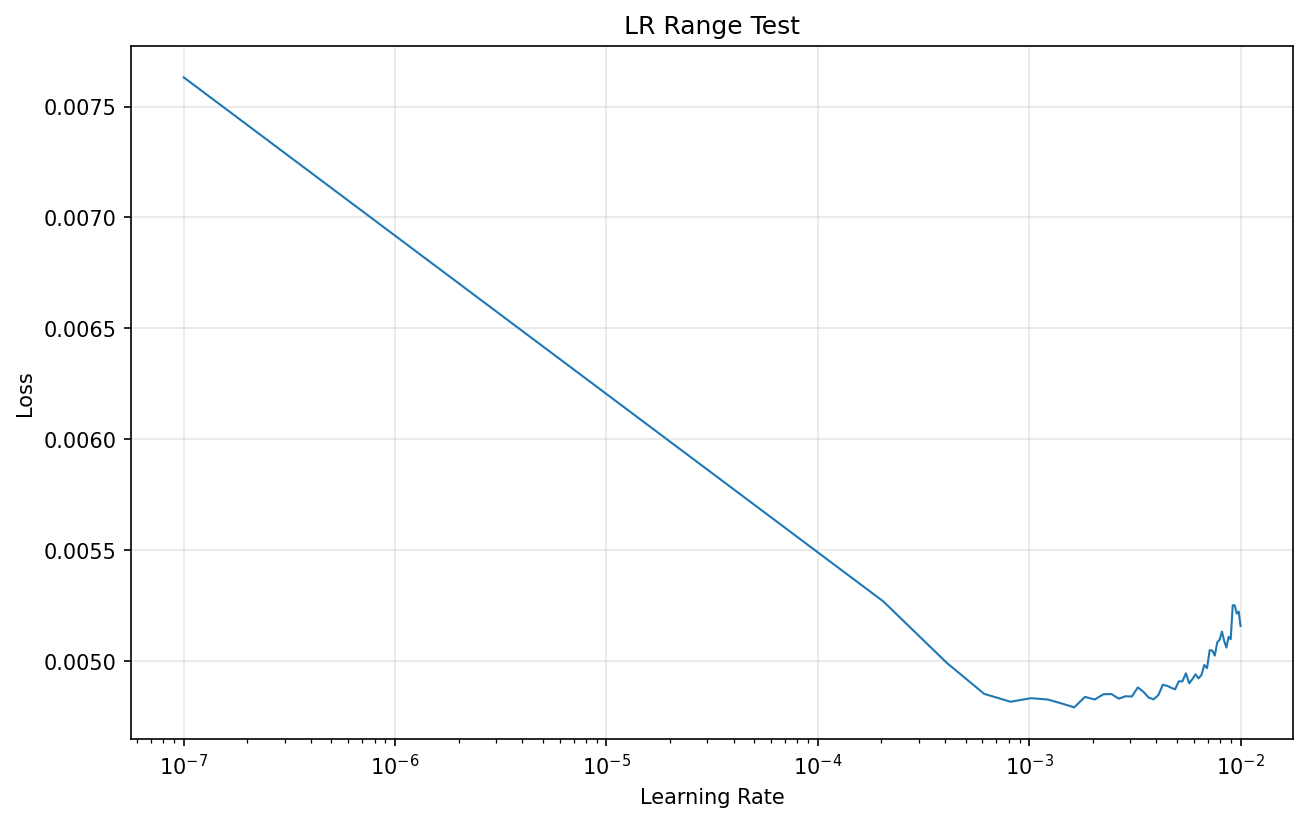

Python code for this plot:
"""LR Range Test 脚本

对指定模型和数据执行 LR Range Test：
- 学习率从 min_lr 线性递增至 max_lr
- 全量数据作为一个 batch，每个 step 训练一次
- 记录每个 step 的学习率与全量平均 loss
- 绘制 lr-loss 曲线图
- 不保存模型
"""

import argparse
import os
import sys
from typing import List, Tuple

import torch
import torch.nn as nn
import torch.optim as optim

# 添加项目根目录到路径
sys.path.insert(0, os.path.join(os.path.dirname(__file__), '..'))

from ai.base_model import BaseModel
from ai.sample_loader import SampleLoader


# 模型注册表：名称 -> 模型类
MODEL_REGISTRY = {
    "cnn_v2": None,  # 延迟导入，在 load_model 中设置
}


def _get_model_registry():
    """获取模型注册表（延迟导入）"""
    from ai.models.cnn_v2 import CNNV2Model
    return {
        "cnn_v2": CNNV2Model,
    }


def load_model(model_name: str, device: torch.device) -> BaseModel:
    """根据名称加载模型实例（fresh=True，不加载已有参数）

    Args:
        model_name: 模型名称
        device: 目标设备

    Returns:
        模型实例（已移至指定设备）

    Raises:
        ValueError: 不支持的模型名称
    """
    registry = _get_model_registry()
    if model_name not in registry:
        raise ValueError(
            f"不支持的模型名称: '{model_name}'，"
            f"可选值: {list(registry.keys())}"
        )
    model_cls = registry[model_name]
    model = model_cls(fresh=True)
    if model.network is not None:
        model.network.to(device)
    return model


def _get_input_converter(model: BaseModel):
    """获取模型对应的输入转换函数

    Args:
        model: 模型实例

    Returns:
        输入转换函数，或 None（FC 模型无需转换）
    """
    # CNN 模型有 _vector_to_tensor 方法
    if hasattr(model, '_vector_to_tensor'):
        def convert_inputs(inputs: list) -> torch.Tensor:
            """将批量 226 维向量转换为 CNN 输入张量 (N, 3, 15, 15)"""
            batch = [model._vector_to_tensor(v) for v in inputs]
            return torch.cat(batch, dim=0)
        return convert_inputs
    return None


def load_data(data_path: str, sample_loader: SampleLoader) -> Tuple[torch.Tensor, torch.Tensor, torch.Tensor]:
    """加载训练数据并转换为张量

    Args:
        data_path: 数据文件或目录路径
        sample_loader: SampleLoader 实例

    Returns:
        (inputs, targets, masks) 张量三元组

    Raises:
        FileNotFoundError: 数据路径不存在
    """
    if not os.path.exists(data_path):
        raise FileNotFoundError(f"数据路径不存在: {data_path}")

    if os.path.isfile(data_path):
        # 单个 json 文件
        sample_data = sample_loader.load_merge_file(data_path)
    else:
        # 目录：扫描并加载
        sample_data = sample_loader.discover_and_load(data_path)

    if not sample_data:
        raise ValueError(f"数据为空: {data_path}")

    return sample_loader.prepare_tensors(sample_data)


def run_lr_range_test(
    model_name: str,
    data_path: str,
    epochs: int = 100,
    min_lr: float = 1e-7,
    max_lr: float = 1e-1,
    device: torch.device = None
) -> Tuple[List[float], List[float]]:
    """执行 LR Range Test

    Args:
        model_name: 模型名称
        data_path: 数据文件或目录路径
        epochs: 总 step 数
        min_lr: 起始学习率
        max_lr: 终止学习率
        device: 训练设备，None 则自动检测

    Returns:
        (lrs, losses): 学习率列表和对应 loss 列表
    """
    # 获取设备
    if device is None:
        from ai.base_trainer import get_device
        device = get_device()

    # 创建模型
    model = load_model(model_name, device)

    # 加载数据
    sample_loader = SampleLoader(
        device=device,
        input_converter=_get_input_converter(model)
    )
    inputs, targets, masks = load_data(data_path, sample_loader)

    # 创建优化器和损失函数
    optimizer = optim.Adam(model.network.parameters(), lr=min_lr)
    criterion = nn.L1Loss(reduction='none')

    # 执行 range test
    lrs = []
    losses = []

    for step in range(epochs):
        # 线性递增 lr
        lr = min_lr + (max_lr - min_lr) * step / max(1, epochs - 1)
        optimizer.param_groups[0]['lr'] = lr

        # 前向传播
        model.network.train()
        optimizer.zero_grad()
        outputs = model.network(inputs)

        # 计算 masked loss（与 BaseTrainer._masked_loss 一致）
        loss = criterion(outputs, targets)
        loss = (loss * masks).sum() / masks.sum()

        # 反向传播与参数更新
        loss.backward()
        optimizer.step()

        # 记录
        lrs.append(lr)
        losses.append(loss.item())

    return lrs, losses


def plot_lr_loss_curve(
    lrs: List[float],
    losses: List[float],
    output_path: str
) -> None:
    """绘制 lr-loss 曲线并保存

    Args:
        lrs: 学习率列表
        losses: loss 列表
        output_path: 图片保存路径
    """
    import matplotlib
    matplotlib.use('Agg')  # 非交互后端
    import matplotlib.pyplot as plt

    fig, ax = plt.subplots(figsize=(10, 6))
    ax.plot(lrs, losses, linewidth=1)
    ax.set_xscale('log')
    ax.set_xlabel('Learning Rate')
    ax.set_ylabel('Loss')
    ax.set_title('LR Range Test')
    ax.grid(True, alpha=0.3)

    # 确保输出目录存在
    output_dir = os.path.dirname(output_path)
    if output_dir:
        os.makedirs(output_dir, exist_ok=True)

    fig.savefig(output_path, dpi=150, bbox_inches='tight')
    plt.close(fig)


def parse_args():
    """解析命令行参数"""
    parser = argparse.ArgumentParser(description='LR Range Test')
    parser.add_argument('--model', type=str, required=True,
                        help='模型名称 (cnn_v2)')
    parser.add_argument('--data', type=str, required=True,
                        help='训练数据路径 (.json 文件或目录)')
    parser.add_argument('--epochs', type=int, default=100,
                        help='总 step 数 (默认: 100)')
    parser.add_argument('--min-lr', type=float, default=1e-7,
                        help='起始学习率 (默认: 1e-7)')
    parser.add_argument('--max-lr', type=float, default=1e-1,
                        help='终止学习率 (默认: 1e-1)')
    parser.add_argument('--output', type=str, default='temp/lr_range_test.png',
                        help='输出图片路径 (默认: temp/lr_range_test.png)')
    return parser.parse_args()


def main():
    """主入口"""
    args = parse_args()

    print(f"LR Range Test: model={args.model}, data={args.data}")
    print(f"  epochs={args.epochs}, min_lr={args.min_lr:.2e}, max_lr={args.max_lr:.2e}")

    lrs, losses = run_lr_range_test(
        model_name=args.model,
        data_path=args.data,
        epochs=args.epochs,
        min_lr=args.min_lr,
        max_lr=args.max_lr
    )

    # 打印每个 step 的结果
    for i, (lr, loss) in enumerate(zip(lrs, losses)):
        print(f"Step {i+1}/{args.epochs}, LR: {lr:.2e}, Loss: {loss:.6f}")

    # 绘制并保存曲线
    plot_lr_loss_curve(lrs, losses, args.output)
    print(f"曲线图已保存: {args.output}")


if __name__ == '__main__':
    main()
